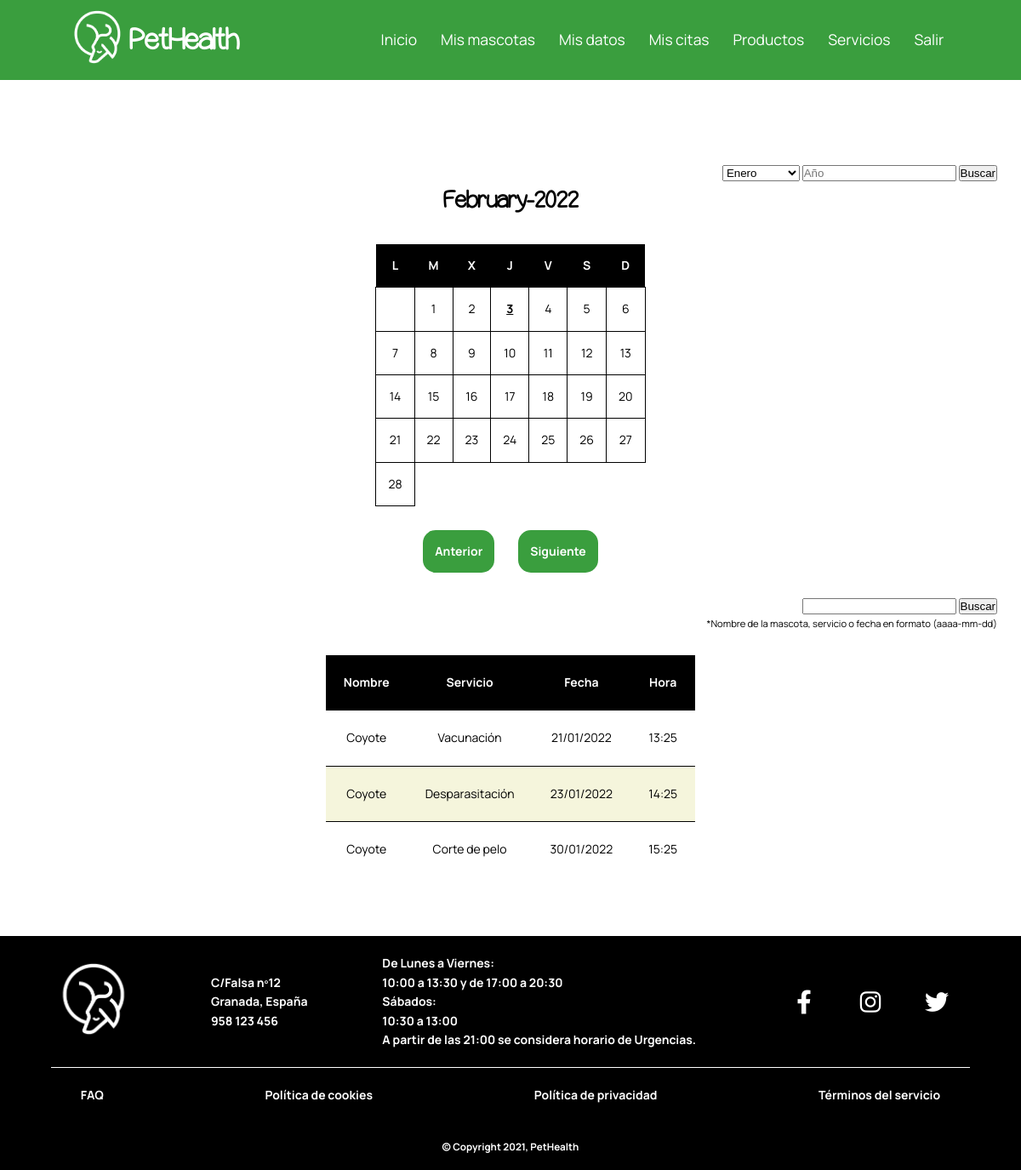
/paginas/citas/citas.php (signed in), run on the app's committed database.
### tables this page shows
CREATE TABLE `citas` (
  `cliente` bigint(20) UNSIGNED NOT NULL,
  `servicio` bigint(20) UNSIGNED NOT NULL,
  `fecha` date NOT NULL,
  `hora` time NOT NULL
);

CREATE TABLE `cliente` (
  `id` bigint(20) UNSIGNED NOT NULL,
  `tipo` varchar(50) NOT NULL,
  `nombre` varchar(50) NOT NULL,
  `edad` tinyint(3) UNSIGNED NOT NULL,
  `foto` varchar(255) NOT NULL,
  `dni_dueño` varchar(9) NOT NULL
);

CREATE TABLE `servicio` (
  `id` bigint(20) UNSIGNED NOT NULL,
  `descripcion` varchar(50) NOT NULL,
  `duracion` tinyint(3) UNSIGNED NOT NULL,
  `precio` decimal(5,2) UNSIGNED NOT NULL
);

### paginas/citas/citas.php (the view, shortened to what this page needs)
<!DOCTYPE html>
<html lang="es">
<head>
    <link rel="stylesheet" href="https://cdnjs.cloudflare.com/ajax/libs/font-awesome/6.0.0-beta2/css/all.min.css"/>
    <link rel="stylesheet" href="../../css/estilos.css">
</head>
<body>
    <?php
        require_once("../../php/funciones.php");
        $conexion=conectarServidor();
    ?>
    <main>
    <section id="citas">
    <form class="busqueda" action='#' method='GET'>
        <select name="mes" id="mes">
            <option value="1">Enero</option>
        </select>
        <input type="number" name="anio" id="anio" placeholder="Año" min="1">
        <input type='submit' value='Buscar'>
    </form>
<?php
        if(!isset($_GET['anio']) || trim($_GET['anio'])===''){
            $m = strftime("%m", time());
            $a = strftime("%Y", time());
        }else{
            $marca=mktime(0,0,0,trim($_GET["mes"]),1,trim($_GET["anio"]));
            $m = strftime("%m", $marca);
            $a = strftime("%Y", $marca);
        }
        $marca=mktime(0,0,0,$m,1,$a);
        $dias_mes=date('t', $marca);
        $numero_dia=date('N',$marca);
        $nombre_mes=strftime("%B", $marca);
        $diaHoy=date("Y-m-j",time());
        echo "<h2>$nombre_mes-$a</h2>";
        echo "<table id='calendario'>
            <tr>
                <th>L</th>
                <th>M</th>
                <th>X</th>
                <th>J</th>
                <th>V</th>
                <th>S</th>
                <th>D</th>
            </tr>
            <tr>";
            $c=0;
            for ($i=1; $i <= $dias_mes; $i++) {
                if ($c == 7){
                    echo "</tr><tr>";
                    $c=0;
                }
                if ($i == 1) {
                    for ($j=1; $j < ($numero_dia); $j++) {
                        echo "<td></td>";
                        $c++;
                    }
                }
                if($_SESSION["dni"]==="000000000"){
                    $consulta_citas="SELECT fecha FROM citas WHERE fecha='$a-$m-$i'";
                }else{
                    $consulta_citas="SELECT fecha FROM citas INNER JOIN cliente ON id=cliente WHERE fecha='$a-$m-$i' AND dni_dueño='$_SESSION[dni]' ";
                }
                $datos_citas=$conexion->query($consulta_citas);
                $filas_devueltas=$datos_citas->num_rows;
                if("$a-$m-$i"==$diaHoy){
                    if ($filas_devueltas===0) {
                        echo "<td class='esHoy'>$i</td>";
                    } else {
                        $fila_cita=$datos_citas->fetch_array(MYSQLI_ASSOC);
                        echo "<td class='esHoy hayCita'><a href='citas.php?busqueda=$fila_cita[fecha]#'>$i</a></td>";
                    }
                }else{
                    if ($filas_devueltas===0) {
                        echo "<td>$i</td>";
                    } else {
                        $fila_cita=$datos_citas->fetch_array(MYSQLI_ASSOC);
                        echo "<td class='hayCita'><a href='citas.php?busqueda=$fila_cita[fecha]#'>$i</a></td>";
                    }
                }
                $c++;
            }
            echo "</tr>
                </table>";
?>
<?php
    echo "<div id='pasar'>";
    if($m===1){
        $anioAnterior=$a-1;
        $mesAnterior=12;
    }else{
        $anioAnterior=$a;
        $mesAnterior=$m-1;
    }
    echo "<a href='citas.php?mes=$mesAnterior&anio=$anioAnterior'>Anterior</a>";
    if($m===12){
        $anioSiguiente=$a+1;
        $mesSiguiente=1;
    }else{
        $anioSiguiente=$a;
        $mesSiguiente=$m+1;
    }
    echo "<a href='citas.php?mes=$mesSiguiente&anio=$anioSiguiente'>Siguiente</a>";
    echo "</div>";
?>
<form class="busqueda" action='#' method='GET'>
    <input type='text' name='busqueda' id='busqueda' maxlength='20'>
    <input type='submit' value='Buscar'>
    <p>*Nombre de la mascota, servicio o fecha en formato (aaaa-mm-dd)</p>
</form>
<?php
    $hoy=date("Y-m-d",time());
    if(isset($_GET['busqueda'])){
        $busqueda=trim($_GET['busqueda']);
        $busqueda="%$busqueda%";
        if($_SESSION["dni"]==="000000000"){
            $consulta_de_busqueda="SELECT cliente,nombre,descripcion,fecha,hora FROM citas INNER JOIN cliente ON cliente.id=citas.cliente INNER JOIN servicio ON servicio.id=citas.servicio WHERE (nombre LIKE ? OR descripcion LIKE ? OR fecha LIKE ?)";
        }else{
            $consulta_de_busqueda="SELECT cliente,nombre,descripcion,fecha,hora FROM citas INNER JOIN cliente ON cliente.id=citas.cliente INNER JOIN servicio ON servicio.id=citas.servicio WHERE (nombre LIKE ? OR descripcion LIKE ? OR fecha LIKE ?) AND dni_dueño='$_SESSION[dni]'";
        }
        $resultado_busqueda=$conexion->prepare($consulta_de_busqueda);
        $resultado_busqueda->bind_param("sss", $busqueda, $busqueda, $busqueda);
        $resultado_busqueda->bind_result($cliente,$nombre,$descripcion,$fecha,$hora);
        $resultado_busqueda->execute();
        $resultado_busqueda->store_result();
    }else{
        if($_SESSION["dni"]==="000000000"){
            $consulta_de_busqueda="SELECT cliente,nombre,descripcion,fecha,hora FROM citas INNER JOIN cliente ON cliente.id=citas.cliente INNER JOIN servicio ON servicio.id=citas.servicio WHERE fecha='$hoy'";
        }else{
            $consulta_de_busqueda="SELECT cliente,nombre,descripcion,fecha,hora FROM citas INNER JOIN cliente ON cliente.id=citas.cliente INNER JOIN servicio ON servicio.id=citas.servicio WHERE dni_dueño='$_SESSION[dni]'";
        }
        $resultado_busqueda=$conexion->query($consulta_de_busqueda);
    }
    $filas_devueltas_busqueda=$resultado_busqueda->num_rows;
    if($filas_devueltas_busqueda===0){
        if(isset($busqueda)){
            echo "<h3>No hay citas que coincidan con la búsqueda</h3>";
        }else{
            echo "<h3>No hay citas que mostrar</h3>";
        }
    }else{
        if(isset($busqueda)){
            echo "<table>";
            echo "<tr><th>Nombre</th><th>Servicio</th><th>Fecha</th><th>Hora</th></tr>";
            while ($resultado_busqueda->fetch()){
                $fecha_formateada=formatearFecha($fecha);
                $hora_formateada=formatearHora($hora);
                echo "<tr>
                        <td>$nombre</td>
                        <td>$descripcion</td>
                        <td>$fecha_formateada</td>
                        <td>$hora_formateada</td>";
                        if($fecha>$hoy && $_SESSION["dni"]==="000000000"){
                            echo "<td>
                                    <form action='#' method='POST'>
                                        <input type='hidden' name='cliente' value='$cliente'>
                                        <input type='hidden' name='fecha' value='$fecha'>
                                        <input type='hidden' name='hora' value='$hora'>
                                        <input class='borrar' type='submit' name='borrar' value='Borrar'>
                                    </form>
                                </td>";
                        }
                echo "</tr>";
            }
            $resultado_busqueda->close();
            echo "</table>";
        }else{
            echo "<table>";
            echo "<tr><th>Nombre</th><th>Servicio</th><th>Fecha</th><th>Hora</th></tr>";
            while($fila_busqueda=$resultado_busqueda->fetch_array(MYSQLI_ASSOC)){
                $fecha_formateada=formatearFecha($fila_busqueda["fecha"]);
                $hora_formateada=formatearHora($fila_busqueda["hora"]);
                echo "<tr>
                        <td>$fila_busqueda[nombre]</td>
                        <td>$fila_busqueda[descripcion]</td>
                        <td>$fecha_formateada</td>
                        <td>$hora_formateada</td>";
                echo "</tr>";
            }
            echo "</table>";
        }
    }
?>
</section>
</main>
</body>
</html>

### css/estilos.css (style rules this page uses)
:root { --principal: #3a9e3e; --oscuro: #296f2d; --claro: #d7ffd9; --muy-claro: #efffef; }
*, *::before, *::after { margin: 0; padding: 0; box-sizing: border-box; }
html,body { font-size: 14px; font-family: 'Manrope', sans-serif; line-height: 1.6; }
h1,h2 { font-family: "PuppyBellies", sans-serif; }
a { text-decoration: none; }
section:not(#banner) { max-width:1400px; margin: 0 auto; padding: 5em 2em; background-color: white; }
main { background-color: var(--muy-claro); min-height: 70vh; }
table { border-collapse: collapse; margin: 0 auto; margin-top: 2em; }
tr:nth-child(odd) { background-color: beige; }
tr:first-child { background-color: black; }
th { color: white; }
td, th { max-width: 150px; min-width: 150px; height: 150px; padding: 1.5em; text-align:center; }
td { border-top: solid 1px black; }
#citas h2 { text-align: center; text-transform: capitalize; font-size: 2em; }
#citas #pasar { margin: 0 auto; width: max-content; margin-top: 2em; display: flex; gap: 2em; }
#citas #pasar a { font-weight: bold; background-color: var(--principal); border-radius: 15px; padding: 1em; color: white; }
#citas th, #citas td { min-width: min-content; height: auto; }
#citas #calendario { border-collapse: collapse; margin: 0 auto; margin-top: 2em; }
#calendario tr:nth-child(odd) { background-color: transparent; }
#calendario th, #calendario td { min-width: min-content; height: auto; padding: 1em; text-align:center; }
#calendario th { background-color: black; color:white; }
#calendario td { border: 1px solid black; }
#calendario .esHoy { font-weight: bold; text-decoration: underline; }
@media screen and (max-width: 1250px) { #citas #calendario { display: table; } }
.busqueda { text-align: right; margin-top: 2em; }
.busqueda p { font-size: .8em; }

### data on the page
citas: cliente.nombre "Coyote", servicio.descripcion "Vacunación", fecha "21/01/2022", hora "13:25"
citas: cliente.nombre "Coyote", servicio.descripcion "Desparasitación", fecha "23/01/2022", hora "14:25"
citas: cliente.nombre "Coyote", servicio.descripcion "Corte de pelo", fecha "30/01/2022", hora "15:25"

### other printed values
$nombre_mes "February"
$a "2022"
